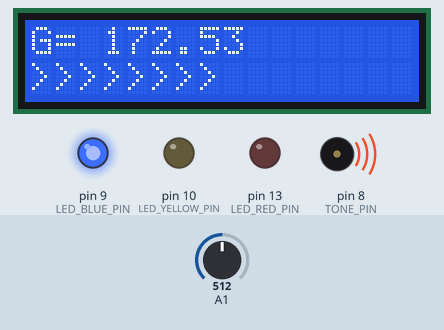
Simulated run of this sketch. Board: Arduino Uno, built with avr-gcc and run on an emulated ATmega328P. Shown: 16×2 character LCD, output pins drawn as LEDs (lit = HIGH), buzzer (waves = sounding). The test bench sets the inputs (shaded band); at power-on: A1 = 512.

Above: at 1.2 s.
1.3 s: A1 set to 306
At 1.7 s:
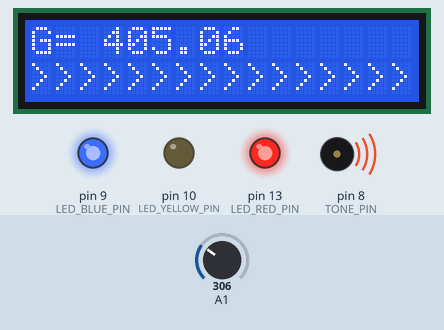
2.8 s: A1 set to 0
At 4.0 s:
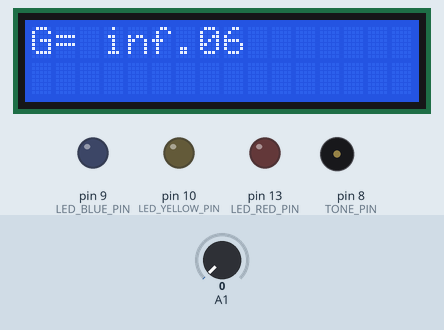
4.3 s: A1 set to 26
At 4.8 s:
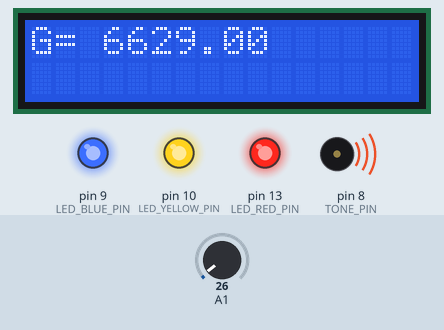
5.8 s: A1 set to 510
At 7.0 s:
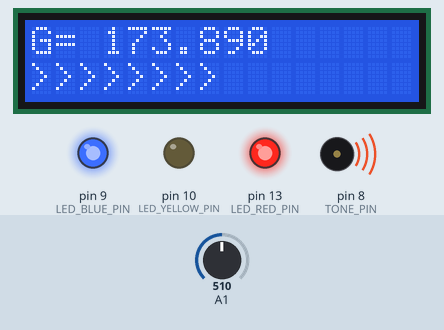
7.3 s: A1 set to 490
At 8.1 s:
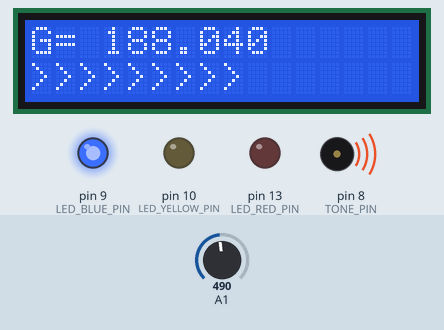
8.8 s: A1 set to 716
At 10.1 s:
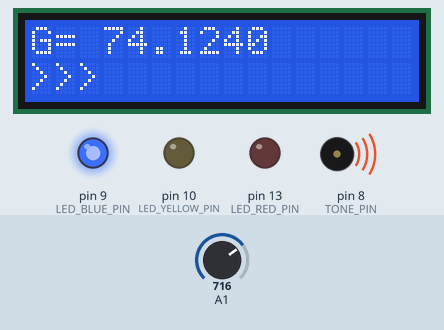
Timing chart, 0 to 11.3 s (numbered marks = the images above; inputs shaded):
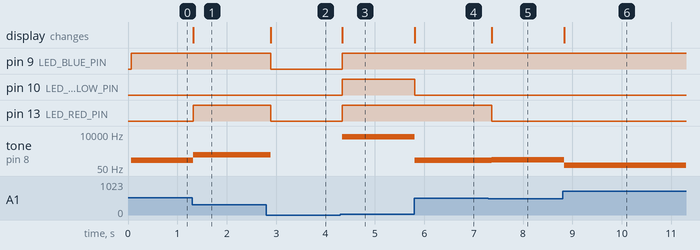

The sketch:

fsr_beep_and_lcd.ino
```cpp
#include <LiquidCrystal.h>

LiquidCrystal g_lcd( 12, 11, 5, 4, 3, 2 );  // rs, enable, d4, d5, d6, d7

float R1=5.1,rf,fg;
int n, char_length;

int TONE_PIN = 8;
int LED_BLUE_PIN = 9;
int LED_YELLOW_PIN = 10;
int LED_RED_PIN = 13;

void setup()
{
  pinMode(LED_BLUE_PIN, OUTPUT);
  pinMode(LED_YELLOW_PIN, OUTPUT);
  pinMode(LED_RED_PIN, OUTPUT);
  pinMode(TONE_PIN, OUTPUT);

  Serial.begin(9600);
  g_lcd.begin( 16, 2 );
  g_lcd.clear();
}

void loop()
{
  n=analogRead(1);
  rf=R1*n/(1024.0-n);
  fg=880.79/rf - 0.17;
  if (fg < 0.01) {
    fg = 0;
  }

  g_lcd.setCursor( 0, 0 );
  g_lcd.print("G= ");
  g_lcd.print(fg);

  g_lcd.setCursor( 0, 1 );
  if (int(fg) < 500){
    char_length = int(fg) / 20;
  }

  for(int i = 0; i < char_length; i++){
    g_lcd.print(">");
  }
  for(int i = char_length; i < 16; i++){
    g_lcd.print(" ");
  }


  tone(TONE_PIN, fg, 1000);

  if (int(fg) <= 1) {
    digitalWrite(LED_BLUE_PIN, LOW);
  }
  else {
    digitalWrite(LED_BLUE_PIN, HIGH);
  }

  if (int(fg) % 2 == 0) {
    digitalWrite(LED_RED_PIN, LOW);
  }
  else {
    digitalWrite(LED_RED_PIN, HIGH);
  }

  if (int(fg) >= 1000){
    digitalWrite(LED_YELLOW_PIN, HIGH);
  }
  else {
    digitalWrite(LED_YELLOW_PIN, LOW);
  }

  delay( 100 );
}
```

Measured:
- after the input at 1.3 s, pin 13 (LED_RED_PIN): LOW → HIGH at once; tone on pin 8 (TONE_PIN): 172 Hz → 405 Hz at once; the display: changes at once (image 1)
- after the input at 2.8 s, pin 9 (LED_BLUE_PIN), pin 13 (LED_RED_PIN): HIGH → LOW after 0.09 s; tone on pin 8 (TONE_PIN): 405 Hz → silent after 0.09 s; the display: changes after 0.09 s (image 2)
- after the input at 4.3 s, pin 9 (LED_BLUE_PIN), pin 10 (LED_YELLOW_PIN), pin 13 (LED_RED_PIN): LOW → HIGH at once; tone on pin 8 (TONE_PIN): silent → 6629 Hz at once; the display: changes at once (image 3)
- after the input at 5.8 s, pin 10 (LED_YELLOW_PIN): HIGH → LOW at once; tone on pin 8 (TONE_PIN): 6629 Hz → 173 Hz at once; the display: changes at once (image 4)
- after the input at 7.3 s, pin 13 (LED_RED_PIN): HIGH → LOW after 0.07 s; tone on pin 8 (TONE_PIN): 173 Hz → 188 Hz after 0.07 s; the display: changes after 0.07 s (image 5)
- after the input at 8.8 s, tone on pin 8 (TONE_PIN): 188 Hz → 74 Hz at once; the display: changes at once (image 6)
